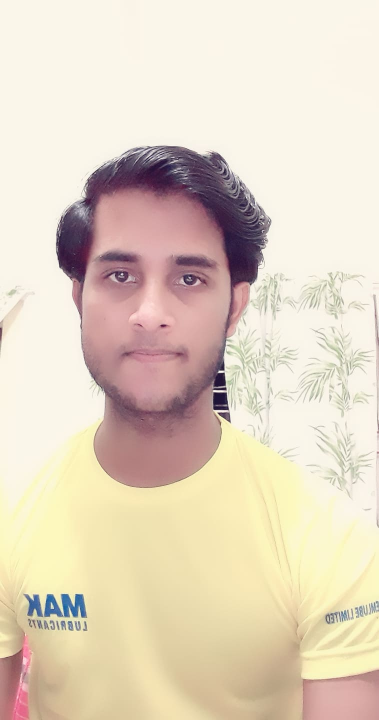
#> input picture Practice/image_example/img2.jpg, 757 x 1440 px (shown at 1/2 size)
$ python someFun.py
#> lines starting #> are read from the running program, lines starting #| are printed output that depends on the picture; after the words box and inside, x2 and y2 are one past the last pixel; in counts of white or black regions, pixels touching at a corner belong together
import numpy as np
import cv2

# At first read the image
# img = cv2.imread(filename="image_example/lena.png")
img = cv2.imread(filename="image_example/img2.jpg")
#> img is the input picture: shape (1440, 757, 3); mean B, G, R 193.1, 212.2, 226.6

# resize image
img = cv2.resize(src=img, dsize=(400,400))
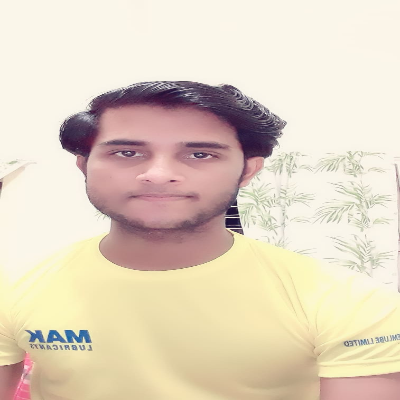
#> img: shape (400, 400, 3); mean B, G, R 193, 212.2, 226.5

# Initialize the kernel
kernel = np.ones((5,5), np.uint8)
# print(kernel)
# this the kernel output

# [[1 1 1 1 1]
#  [1 1 1 1 1]
#  [1 1 1 1 1]
#  [1 1 1 1 1]
#  [1 1 1 1 1]]


# 1) Convert into gray image
imgGray = cv2.cvtColor(src=img,code=cv2.COLOR_BGR2GRAY)
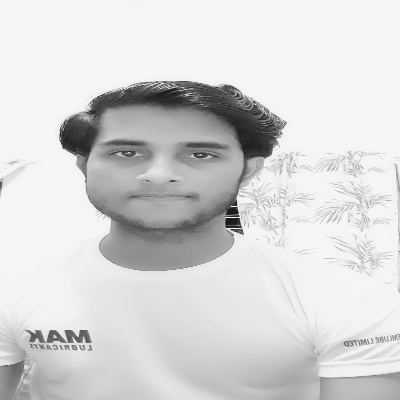
#> imgGray: shape (400, 400); min 15, max 252, mean 214.3

# 2) Convert into blur

# src =	input image
# dst = output image
#
# ksize =	Gaussian Kernel Size. [height width]. height and width should be odd
# and can have different values.
# If ksize is set to [0 0], then ksize is computed from sigma values.
#
# sigmaX = Kernel standard deviation along X-axis (horizontal direction).
# sigmaY = Kernel standard deviation along Y-axis (vertical direction). If sigmaY=0,
# then sigmaX value is taken for sigmaY
# borderType = Specifies image boundaries while kernel is applied on image borders.
# Possible values are : cv.BORDER_CONSTANT cv.BORDER_REPLICATE cv.BORDER_REFLECT cv.
# BORDER_WRAP cv.BORDER_REFLECT_101 cv.BORDER_TRANSPARENT cv.BORDER_REFLECT101 cv.
# BORDER_DEFAULT cv.BORDER_ISOLATED

imgBlur = cv2.GaussianBlur(src=imgGray,ksize=(11,11),sigmaX=0)
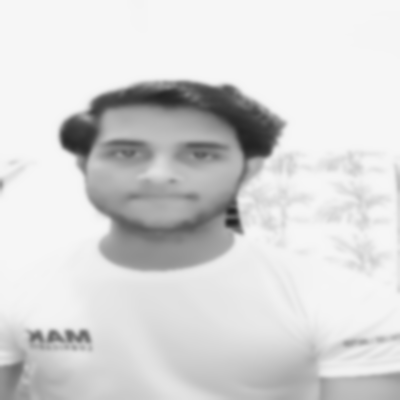
#> imgBlur: shape (400, 400); min 34, max 246, mean 214.3

# 3) Convert into canny

# Necessary parameters are:
# image: Source/Input image of n-dimensional array.
# threshold1: It is the High threshold value of intensity gradient.
# threshold2: It is the Low threshold value of intensity gradient.
# Optional parameters are:
# apertureSize: Order of Kernel(matrix) for the Sobel filter. Its default value is (3 x 3),
# and its value should be odd between 3 and 7. It is used for finding image gradients.
# Filter is used for smoothening and sharpening of an image.
# L2gradient: This specifies the equation for finding gradient magnitude.
# L2gradient is of boolean type, and its default value is False.

imgCanny = cv2.Canny(image=img,threshold1=150,threshold2=150)
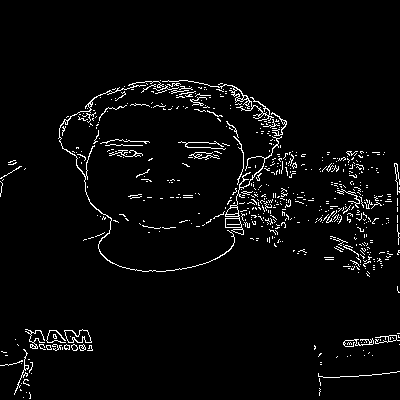
#> imgCanny: shape (400, 400); 3.5% white in thin lines or dots, all inside (x1, y1, x2, y2) = (0, 80, 400, 399)
imgCanny2 = cv2.Canny(image=img,threshold1=150,threshold2=150, apertureSize=5, L2gradient=True)
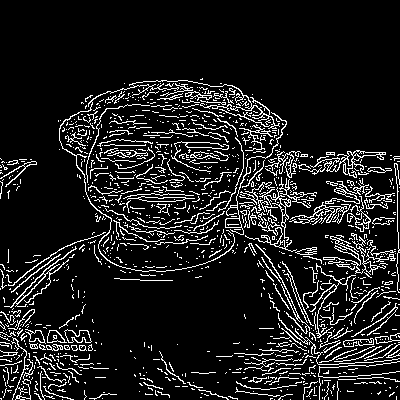
#> imgCanny2: shape (400, 400); 11.2% white in thin lines or dots, all inside (x1, y1, x2, y2) = (0, 78, 400, 400)

# 4) Convert into dilation

# The dilate() function takes the following parameters.
#
# image: It is a required parameter and an original image on which we need to perform dilation.
# kernel: It is the required parameter is the matrix with which the image is convolved.
# dst: It is the output image of the same size and type as image src.
# anchor: It is a variable of type integer representing the anchor point and its default value Point is (-1, -1)
# which means that the anchor is at the kernel center.

# borderType: It depicts what kind of border to be added. It is defined by flags like cv2.BORDER_CONSTANT,
# cv2.BORDER_REFLECT, etc.

# iterations: It is an optional parameter that takes several iterations.
# borderValue: It is border value in case of a constant border.

#### iterations remove the thikness from image

imgDilation = cv2.dilate(src=imgCanny,kernel=kernel,iterations=1)
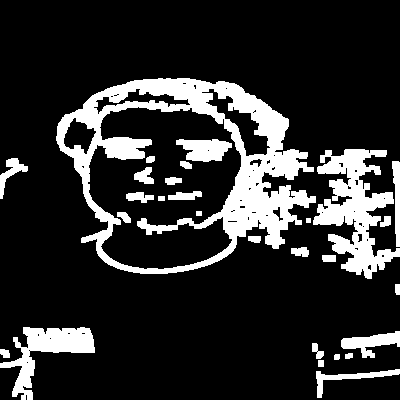
#> imgDilation: shape (400, 400); 17.4% white; 28 white regions, largest, box (x1, y1, x2, y2) and area: (56, 78, 316, 274) 15254, (313, 149, 400, 279) 5230, (0, 327, 95, 400) 2477

# 5) Convert into eroded

# Parameters:
# src: It is the image which is to be eroded .
# kernel: A structuring element used for erosion. If element = Mat(), a 3 x 3 rectangular structuring element is used.
# Kernel can be created using getStructuringElement.
# dst: It is the output image of the same size and type as src.
# anchor: It is a variable of type integer representing anchor point and
# it’s default value Point is (-1, -1) which means that the anchor is at the kernel center.
# borderType: It depicts what kind of border to be added. It is defined by flags like cv2.BORDER_CONSTANT,
# cv2.BORDER_REFLECT, etc.
# iterations: It is number of times erosion is applied.
# borderValue: It is border value in case of a constant border.
# Return Value: It returns an image.

imgErod = cv2.erode(src=imgDilation,kernel=kernel,iterations=1)
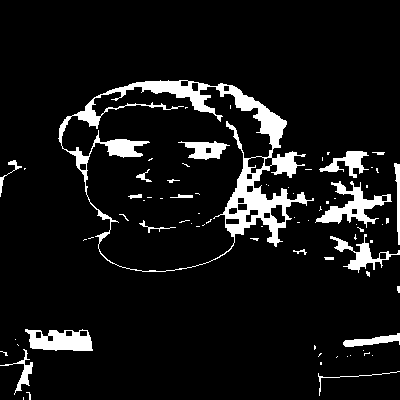
#> imgErod: shape (400, 400); 8.4% white; 77 white regions (58 under 20 px), largest, box (x1, y1, x2, y2) and area: (58, 80, 314, 272) 7528, (315, 181, 392, 228) 1192, (25, 329, 93, 351) 1058

# Display all the Images

cv2.imshow(winname="Original Image",mat=img)
cv2.imshow(winname="Gray Scale Image", mat=imgGray)
cv2.imshow(winname="Blur Scale Image", mat=imgBlur)
cv2.imshow(winname="Canny Scale Image", mat=imgCanny)
cv2.imshow(winname="Canny Scale Image2", mat=imgCanny2)
cv2.imshow(winname="Dilation Scale Image", mat=imgDilation)
cv2.imshow(winname="Eroded Scale Image", mat=imgErod)
cv2.waitKey()
cv2.destroyAllWindows()

$ run again, with Practice/image_example/Modi.jpg copied over Practice/image_example/img2.jpg
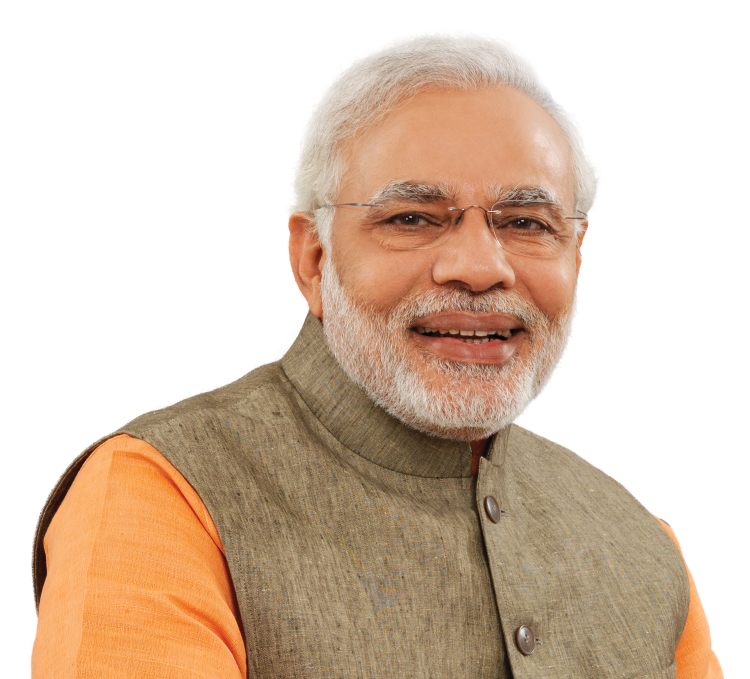
#> input picture Practice/image_example/Modi.jpg, 1500 x 1358 px (shown at 1/2 size)
#> img is the input picture: shape (1358, 1500, 3); mean B, G, R 178.6, 196.6, 217.3
#> img: shape (400, 400, 3)
#> `imgCanny = cv2.Canny(image=img,threshold1=150,threshold2=150)`:
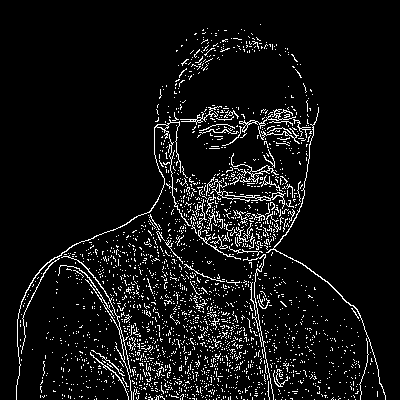
#> imgCanny: shape (400, 400); 6.9% white in thin lines or dots, all inside (x1, y1, x2, y2) = (16, 24, 386, 400)
#> imgCanny2: shape (400, 400); 17.5% white in thin lines or dots, all inside (x1, y1, x2, y2) = (16, 20, 386, 400)
#> imgDilation: shape (400, 400); 36.7% white; 58 white regions (1 under 20 px), largest, box (x1, y1, x2, y2) and area: (14, 81, 388, 400) 52892, (172, 26, 304, 100) 2905, (38, 353, 50, 400) 330
#> `imgErod = cv2.erode(src=imgDilation,kernel=kernel,iterations=1)`:
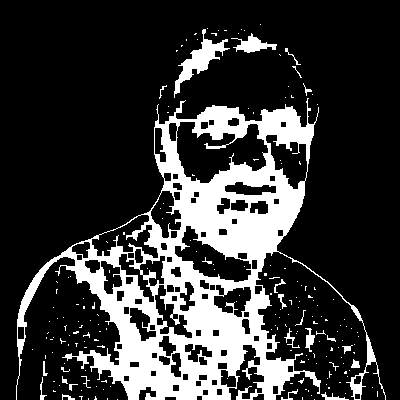
#> imgErod: shape (400, 400); 21.4% white; 193 white regions (169 under 20 px), largest, box (x1, y1, x2, y2) and area: (16, 98, 386, 400) 31507, (174, 29, 230, 98) 971, (231, 33, 277, 53) 380
